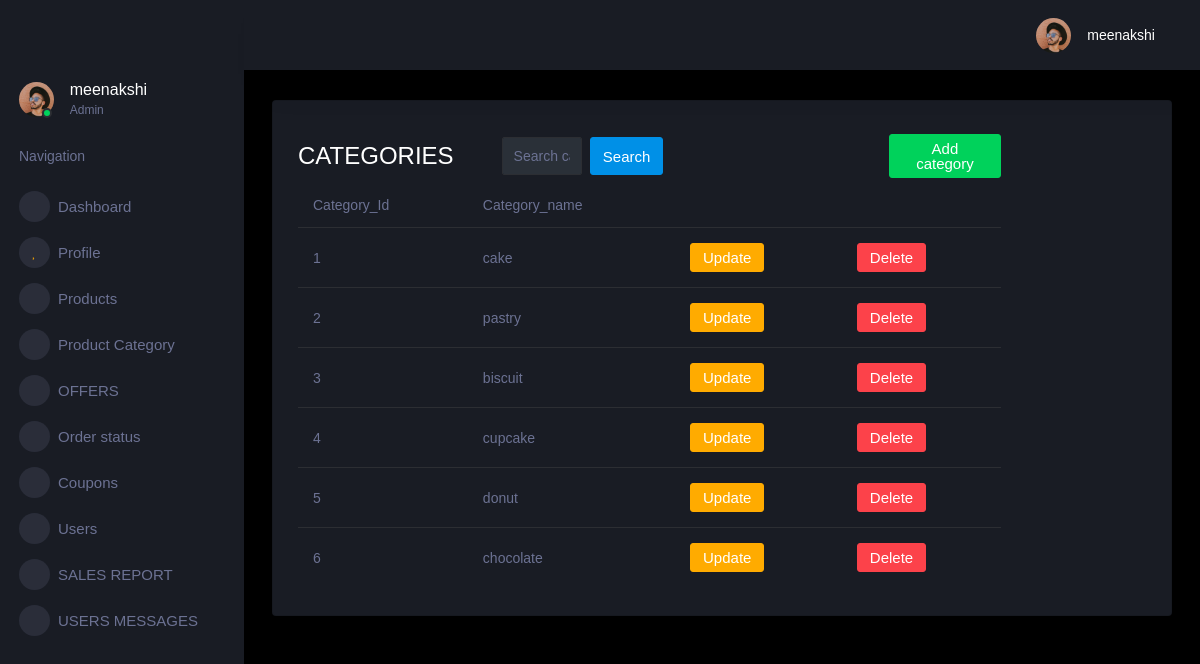
/productcategory, run on the app's committed database.
### Users_app/models.py (models this page shows, shortened)
class Product_Category(models.Model):
    category_id=models.AutoField(primary_key=True)
    category_name=models.CharField(max_length=255,null=True)
    Category_quantity=models.FloatField()
    category_icon = models.ImageField(upload_to='category_icons/', null=True)

### Users_app/views.py (the view)
# urls.py: path('productcategory',views.product_category_all,name='productcategory'),
def product_category_all(request):
    category ={
        'category':Product_Category.objects.all()
    }
    return render(request,'Product_category.html',category)

### templates/Product_category.html (shortened to what this page needs)
{% extends 'adminbase.html' %}
{% load static %}
{% block content %}
      <div class="main-panel">
        <div class="content-wrapper">
          <div class="row">
            <div class="col-xl-12 col-sm-12 grid-margin stretch-card">
              <div class="card">
                <div class="card-body">
                  <div class="row">
                    <div class="col-10">
                      <div class="d-flex align-items-center align-self-start">
                        <h3 class="mb-0">CATEGORIES</h3>
                        <ul class="navbar-nav w-50 mx-5">
                          <li class="nav-item w-50">
                            <form class="nav-link mt-2 mt-md-0 d-none d-lg-flex search" method='GET' action="{% url 'category_search' %}">{% csrf_token %}
                              <input type="text" class="form-control" placeholder="Search categories" name='q'>
                              <button class="btn btn-primary mx-2" type="submit"> Search</button>
                            </form>
                          </li>
                        </ul>
                        <a href="{% url 'categoryadd' %}" class='btn btn-success ml-auto'>Add category</a>
                      </div>
                      <div class="table-responsive">
                        <table class="table table-hover">
                          <thead>
                            <tr>
                              <th scope="col">Category_Id</th>
                              <th scope="col">Category_name</th>
                            </tr>
                          </thead>
                         <tbody>
                           {% for p in category %}
                              <tr>
                                <td>{{ forloop.counter}}</td>
                                <td>{{ p.category_name }}</td>
                                <td><a href="{% url 'categoryupdate' p.category_id %}" class='btn btn-warning ml-auto'>Update</a></td>
                                <td>
                                  <form method="post" action="{% url 'Category_delete' p.category_id %}">
                                      <button type="submit" class="btn btn-danger ml-auto">Delete</button>
                                  </form>
                              </td>
                              </tr>
                    </div>
                    {% endfor %}
      </div>
    </div>
  </div>
  {% endblock content %}

### data on the page
Product_Category: category_name "cake"
Product_Category: category_name "pastry"
Product_Category: category_name "biscuit"
Product_Category: category_name "cupcake"
Product_Category: category_name "donut"
Product_Category: category_name "chocolate"
